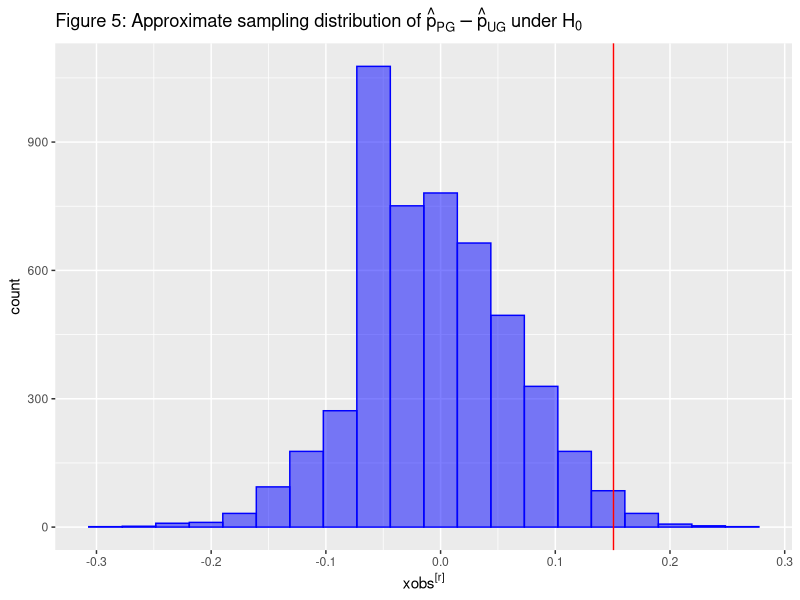

The R source for this figure:
## ---- chunk 1
knitr::opts_chunk$set(echo = TRUE, eval = TRUE, warning = FALSE,
message = FALSE, error = FALSE, tidy.opts = list(width.cutoff = 60),
tidy = TRUE)
## ---- chunk 2
library(formatR)
library(tidyverse)
library(kableExtra)
library(broom)
library(MASS)

GradesData <- read.csv("GradesData.csv")
## ---- chunk 3
# Modify the data to ensure that only genuine (non zero) attempts are analysed. 
TidyGradesData <- GradesData |> 
    filter(Total != 0)
## ---- chunk 4
TidyGradesDataWithResults <- TidyGradesData |> 
  mutate(Result = ifelse(Total >= 0.6, "PASS", "FAIL"))
## ---- chunk 5
numResults <- TidyGradesDataWithResults |>
    group_by(Cohort, Result) |>
    summarize(Sum = n()) |>
    pivot_wider(id_cols = Cohort,
                names_from = Result,
                values_from = Sum) |> 
    mutate(TotalSum = FAIL + PASS)
propResults <- numResults |> 
    group_by(Cohort) |> 
    mutate(prop_fail = FAIL/TotalSum, prop_pass = PASS/TotalSum)|> 
    summarise(Cohort, prop_fail, prop_pass)

propResults |> 
    rename(`Fail Proportion` = prop_fail, `Pass Proportion` = prop_pass) |> 
    kable(caption = "Table 1: Proportion of Fail and Pass Results by Cohort", digits = 3) |> 
    kable_styling(latex_options="hold_position")
## ---- chunk 6

xobs<-propResults$prop_pass[propResults$Cohort=='PG'] - propResults$prop_pass[propResults$Cohort=='UG']


n <- nrow(TidyGradesDataWithResults)

# set the number of replications for test
R <- 5000

# set up variable array (a vector with R spaces all filled with NA) to be used to store the replicated "xobs" values after shuffling
Rxobs <- array(dim = R)
# <left blank for part 7b>
set.seed(2023)

# initialise randomisation sample with the original data
# will replace inside loop with each permutation
RTidyGradesDataWithResults <- TidyGradesDataWithResults

# Use for-loop to generate R replications of the test statistic
# Note the format. All commands inside the curly brackets occur for each value of r in the sequence 1:R

for (r in 1:R) {

  # for iteration r
  # shuffle the gender variable in the data file
  TidyGradesDataWithResults <- TidyGradesDataWithResults |> 
      mutate(Result = sample(TidyGradesDataWithResults$Result, n, replace=FALSE))
  
  # calculate the summary table GDSS3 for the shuffled tibble 
  RPropResults <- TidyGradesDataWithResults %>% 
    group_by(Cohort, Result) %>% 
    tally() %>%
    ungroup() %>% 
    pivot_wider(names_from = Result, values_from = n) %>%
    mutate(TotalSum = FAIL + PASS) %>% 
    mutate(prop_fail = round(FAIL/TotalSum, digits = 3), prop_pass = round(PASS/TotalSum, digits = 3))
 
  # save the "xobs" for the shuffled data in the rth element of the Rxobs vector (array)
  Rxobs[r] <- RPropResults$prop_pass[propResults$Cohort=='PG'] - RPropResults$prop_pass[propResults$Cohort=='UG']
  
  # close the for-loop with a curly bracket.
}

# Proportion of Rxobs at least as big as xobs - approximate p-value
pval <- sum(Rxobs >= xobs)/R
options(digits = 4)
# use this if you wish to have the p-value printed under the code chunk
# I have commented it out as we will use it inline laterf
## ---- chunk 7

Rxobs_tbl <- as_tibble(Rxobs) %>% mutate(r=1:R)

Rxobs_tbl %>%
  ggplot(aes(value)) +
  geom_histogram(colour="blue", fill="blue", alpha=0.5, bins=20)  +
  xlab(expression(xobs^"[r]")) + 
  ggtitle(expression(paste("Figure 5: Approximate sampling distribution of ", hat(p)[PG] - hat(p)[UG], " under ", H[0]))) +
  geom_vline(xintercept=xobs, color="red")
